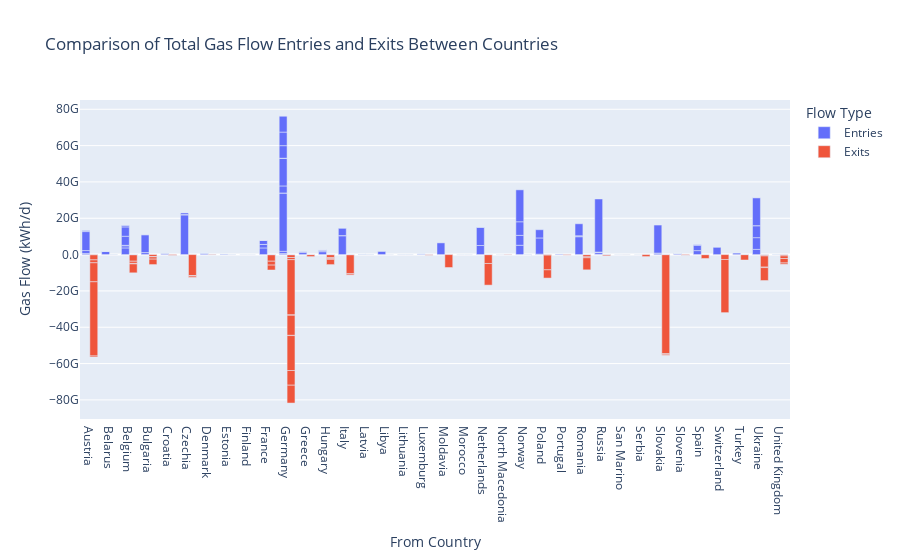

The cell this chart's notebook holds for it:
### Code cell
# TOTAL GAS FLOW between countries

import plotly.express as px

# Melt the dataframe to have a long-form data suitable for plotly express
melted_df = merged_df.melt(id_vars=['fromCountryLabel', 'toCountryLabel'], 
                           value_vars=['Entries', 'Exits'], 
                           var_name='FlowType', 
                           value_name='Value')

# Create the bar chart
fig = px.bar(melted_df, 
             x='fromCountryLabel', 
             y='Value', 
             color='FlowType', 
             barmode='group',
             hover_data=['toCountryLabel'],
             labels={'fromCountryLabel': 'From Country', 'Value': 'Gas Flow (kWh/d)', 'FlowType': 'Flow Type'},
             title='Comparison of Total Gas Flow Entries and Exits Between Countries')

# Update layout to make the chart more readable
fig.update_layout(
    xaxis_title='From Country',
    yaxis_title='Gas Flow (kWh/d)',
    legend_title='Flow Type',
    yaxis=dict(tickformat='.2s')  # Format y-axis ticks for readability
)

# Show the figure
fig.show()

### Figure 1 — Plotly figure (JSON) as saved in the notebook; plotly's stock layout.template omitted (floating-point values rounded to 4 significant figures)
{"data": [{"alignmentgroup": "True", "customdata": [["Austria"], ["Germany"], ["Hungary"], ["Italy"], ["Slovakia"], ["Slovenia"], ["Lithuania"], ["Ukraine"], ["Belgium"], ["France"], ["Germany"], ["Luxemburg"], ["Netherlands"], ["Norway"], ["United Kingdom"], ["Greece"], ["North Macedonia"], ["Romania"], ["Turkey"], ["Hungary"], ["Slovenia"], ["Germany"], ["Poland"], ["Slovakia"], ["Denmark"], ["Germany"], ["Latvia"], ["Russia"], ["Russia"], ["Belgium"], ["Germany"], ["Norway"], ["Spain"], ["Switzerland"], ["Austria"], ["Belgium"], ["Czechia"], ["Denmark"], ["France"], ["Germany"], ["Luxemburg"], ["Netherlands"], ["Norway"], ["Poland"], ["Switzerland"], ["Bulgaria"], ["Turkey"], ["Austria"], ["Croatia"], ["Romania"], ["Slovakia"], ["Ukraine"], ["Austria"], ["Italy"], ["Libya"], ["Slovenia"], ["Switzerland"], ["Estonia"], ["Lithuania"], ["Russia"], ["Italy"], ["Belarus"], ["Latvia"], ["Belgium"], ["Germany"], ["Romania"], ["Ukraine"], ["Spain"], ["Belgium"], ["Germany"], ["Netherlands"], ["Bulgaria"], ["Belgium"], ["France"], ["Germany"], ["United Kingdom"], ["Czechia"], ["Germany"], ["Poland"], ["Spain"], ["Bulgaria"], ["Hungary"], ["Moldavia"], ["Ukraine"], ["Estonia"], ["Finland"], ["Latvia"], ["Lithuania"], ["Ukraine"], ["Italy"], ["Hungary"], ["Austria"], ["Czechia"], ["Hungary"], ["Ukraine"], ["Austria"], ["Croatia"], ["Italy"], ["France"], ["Morocco"], ["Portugal"], ["France"], ["Germany"], ["Italy"], ["Bulgaria"], ["Greece"], ["Belarus"], ["Hungary"], ["Moldavia"], ["Romania"], ["Russia"], ["Slovakia"], ["Ukraine"], ["Belgium"], ["Ireland"], ["Netherlands"], ["Norway"], ["United Kingdom"]], "hovertemplate": "Flow Type=Entries<br>From Country=%{x}<br>Gas Flow (kWh/d)=%{y}<br>toCountryLabel=%{customdata[0]}<extra></extra>", "legendgroup": "Entries", "marker": {"color": "#636efa", "pattern": {"shape": ""}}, "name": "Entries", "offsetgroup": "Entries", "orientation": "v", "showlegend": true, "textposition": "auto", "type": "bar", "x": ["Austria", "Austria", "Austria", "Austria", "Austria", "Austria", "Belarus", "Belarus", "Belgium", "Belgium", "Belgium", "Belgium", "Belgium", "Belgium", "Belgium", "Bulgaria", "Bulgaria", "Bulgaria", "Bulgaria", "Croatia", "Croatia", "Czechia", "Czechia", "Czechia", "Denmark", "Denmark", "Estonia", "Estonia", "Finland", "France", "France", "France", "France", "France", "Germany", "Germany", "Germany", "Germany", "Germany", "Germany", "Germany", "Germany", "Germany", "Germany", "Germany", "Greece", "Greece", "Hungary", "Hungary", "Hungary", "Hungary", "Hungary", "Italy", "Italy", "Italy", "Italy", "Italy", "Latvia", "Latvia", "Latvia", "Libya", "Lithuania", "Lithuania", "Luxemburg", "Luxemburg", "Moldavia", "Moldavia", "Morocco", "Netherlands", "Netherlands", "Netherlands", "North Macedonia", "Norway", "Norway", "Norway", "Norway", "Poland", "Poland", "Poland", "Portugal", "Romania", "Romania", "Romania", "Romania", "Russia", "Russia", "Russia", "Russia", "Russia", "San Marino", "Serbia", "Slovakia", "Slovakia", "Slovakia", "Slovakia", "Slovenia", "Slovenia", "Slovenia", "Spain", "Spain", "Spain", "Switzerland", "Switzerland", "Switzerland", "Turkey", "Turkey", "Ukraine", "Ukraine", "Ukraine", "Ukraine", "Ukraine", "Ukraine", "Ukraine", "United Kingdom", "United Kingdom", "United Kingdom", "United Kingdom", "United Kingdom"], "xaxis": "x", "y": [0, 626397236, 1591661821, 10457939761, 0, 503820405, 1690832930, 0, 10775624, 3654710373, 1186306801, 250107684, 4998000000.0, 5133876308, 719558055, 1109253626, 0, 9843000000.0, 0, 526655043, 119929481, 21807438120, 265605798, 847766446, 693074054, 0, 74963383, 227070258, 0, 3654710373, 1934352239, 0, 2190777543, 0, 626397236, 1186306801, 32109322041, 0, 3868704478, 15150000000.0, 111275981, 6920000000.0, 7473000000.0, 8886846108, 0, 1109253626, 398238894, 1591661821, 526655043, 519300000.0, 0, 0, 10457939761, 0, 0, 2777256, 3992157256, 74963383, 0, 74963383, 1703364014, 0, 0, 250107684, 111275981, 0, 6438000000.0, 0, 4998000000.0, 10060000000.0, 0, 0, 5133876308, 5453810263, 7473000000.0, 17588604189, 265605798, 8886846108, 4543287576, 301991114, 9843000000.0, 519300000.0, 0, 6605000000.0, 227070258, 1087223100, 74963383, 0, 29230000000.0, 0, 0, 0, 847766446, 0, 15413503673, 503820405, 119929481, 2777256, 2190777543, 2940135131, 301991114, 0, 0, 3992157256, 0, 796477788, 0, 2878103000, 6438000000.0, 6605000000.0, 0, 15413503673, 0, 0, 0, 0, 0, 0], "yaxis": "y"}, {"alignmentgroup": "True", "customdata": [["Austria"], ["Germany"], ["Hungary"], ["Italy"], ["Slovakia"], ["Slovenia"], ["Lithuania"], ["Ukraine"], ["Belgium"], ["France"], ["Germany"], ["Luxemburg"], ["Netherlands"], ["Norway"], ["United Kingdom"], ["Greece"], ["North Macedonia"], ["Romania"], ["Turkey"], ["Hungary"], ["Slovenia"], ["Germany"], ["Poland"], ["Slovakia"], ["Denmark"], ["Germany"], ["Latvia"], ["Russia"], ["Russia"], ["Belgium"], ["Germany"], ["Norway"], ["Spain"], ["Switzerland"], ["Austria"], ["Belgium"], ["Czechia"], ["Denmark"], ["France"], ["Germany"], ["Luxemburg"], ["Netherlands"], ["Norway"], ["Poland"], ["Switzerland"], ["Bulgaria"], ["Turkey"], ["Austria"], ["Croatia"], ["Romania"], ["Slovakia"], ["Ukraine"], ["Austria"], ["Italy"], ["Libya"], ["Slovenia"], ["Switzerland"], ["Estonia"], ["Lithuania"], ["Russia"], ["Italy"], ["Belarus"], ["Latvia"], ["Belgium"], ["Germany"], ["Romania"], ["Ukraine"], ["Spain"], ["Belgium"], ["Germany"], ["Netherlands"], ["Bulgaria"], ["Belgium"], ["France"], ["Germany"], ["United Kingdom"], ["Czechia"], ["Germany"], ["Poland"], ["Spain"], ["Bulgaria"], ["Hungary"], ["Moldavia"], ["Ukraine"], ["Estonia"], ["Finland"], ["Latvia"], ["Lithuania"], ["Ukraine"], ["Italy"], ["Hungary"], ["Austria"], ["Czechia"], ["Hungary"], ["Ukraine"], ["Austria"], ["Croatia"], ["Italy"], ["France"], ["Morocco"], ["Portugal"], ["France"], ["Germany"], ["Italy"], ["Bulgaria"], ["Greece"], ["Belarus"], ["Hungary"], ["Moldavia"], ["Romania"], ["Russia"], ["Slovakia"], ["Ukraine"], ["Belgium"], ["Ireland"], ["Netherlands"], ["Norway"], ["United Kingdom"]], "hovertemplate": "Flow Type=Exits<br>From Country=%{x}<br>Gas Flow (kWh/d)=%{y}<br>toCountryLabel=%{customdata[0]}<extra></extra>", "legendgroup": "Exits", "marker": {"color": "#EF553B", "pattern": {"shape": ""}}, "name": "Exits", "offsetgroup": "Exits", "orientation": "v", "showlegend": true, "textposition": "auto", "type": "bar", "x": ["Austria", "Austria", "Austria", "Austria", "Austria", "Austria", "Belarus", "Belarus", "Belgium", "Belgium", "Belgium", "Belgium", "Belgium", "Belgium", "Belgium", "Bulgaria", "Bulgaria", "Bulgaria", "Bulgaria", "Croatia", "Croatia", "Czechia", "Czechia", "Czechia", "Denmark", "Denmark", "Estonia", "Estonia", "Finland", "France", "France", "France", "France", "France", "Germany", "Germany", "Germany", "Germany", "Germany", "Germany", "Germany", "Germany", "Germany", "Germany", "Germany", "Greece", "Greece", "Hungary", "Hungary", "Hungary", "Hungary", "Hungary", "Italy", "Italy", "Italy", "Italy", "Italy", "Latvia", "Latvia", "Latvia", "Libya", "Lithuania", "Lithuania", "Luxemburg", "Luxemburg", "Moldavia", "Moldavia", "Morocco", "Netherlands", "Netherlands", "Netherlands", "North Macedonia", "Norway", "Norway", "Norway", "Norway", "Poland", "Poland", "Poland", "Portugal", "Romania", "Romania", "Romania", "Romania", "Russia", "Russia", "Russia", "Russia", "Russia", "San Marino", "Serbia", "Slovakia", "Slovakia", "Slovakia", "Slovakia", "Slovenia", "Slovenia", "Slovenia", "Spain", "Spain", "Spain", "Switzerland", "Switzerland", "Switzerland", "Turkey", "Turkey", "Ukraine", "Ukraine", "Ukraine", "Ukraine", "Ukraine", "Ukraine", "Ukraine", "United Kingdom", "United Kingdom", "United Kingdom", "United Kingdom", "United Kingdom"], "xaxis": "x", "y": [-160675716, -2763488083, -1591658891, -10457892635, -40841906397, -557742906, 0, 0, -10775624, -3658167688, -1186306808, -281492893, -4899000000.0, 0, 0, -1109254232, -159326653, -1238372978, -2992060663, -526711000, -109695170, -11532436339, -292035129, -738884801, 0, -190302598, 0, 0, 0, -3658167688, 0, 0, -2137784769, -2688735199, -1601837254, -1186306808, -30443421723, -190302598, 0, -11050000000.0, -121116084, -19220000000.0, 0, -8098000000.0, -9824002159, -1109254232, 0, -1591658891, -526711000, -519215000, 0, -2872785491, -10457892635, -878851662, 0, -2776837, 0, 0, 0, 0, 0, 0, 0, -281492893, -121116084, 0, -7117000000.0, 0, -4899000000.0, -11920000000.0, 0, -159326653, 0, 0, 0, 0, -292035129, -8098000000.0, -4543287576, -289315151, -1238372978, -519215000, 0, -6637000000.0, 0, 0, 0, -636912274, 0, -34708214, -1097242000, -54455875196, -738884801, 0, -264663880, -557742906, -109695170, -2776837, -2137784769, 0, -289315151, -2688735199, -29418736591, -66455509, -2992060663, 0, 0, -315669000, -445100000.0, -6142000000.0, 0, -264663880, -7117000000.0, -718631008, -1441190700, -2454000000.0, 0, -704289075], "yaxis": "y"}], "layout": {"barmode": "group", "legend": {"title": {"text": "Flow Type"}, "tracegroupgap": 0}, "title": {"text": "Comparison of Total Gas Flow Entries and Exits Between Countries"}, "xaxis": {"anchor": "y", "domain": [0, 1], "title": {"text": "From Country"}}, "yaxis": {"anchor": "x", "domain": [0, 1], "tickformat": ".2s", "title": {"text": "Gas Flow (kWh/d)"}}}}
